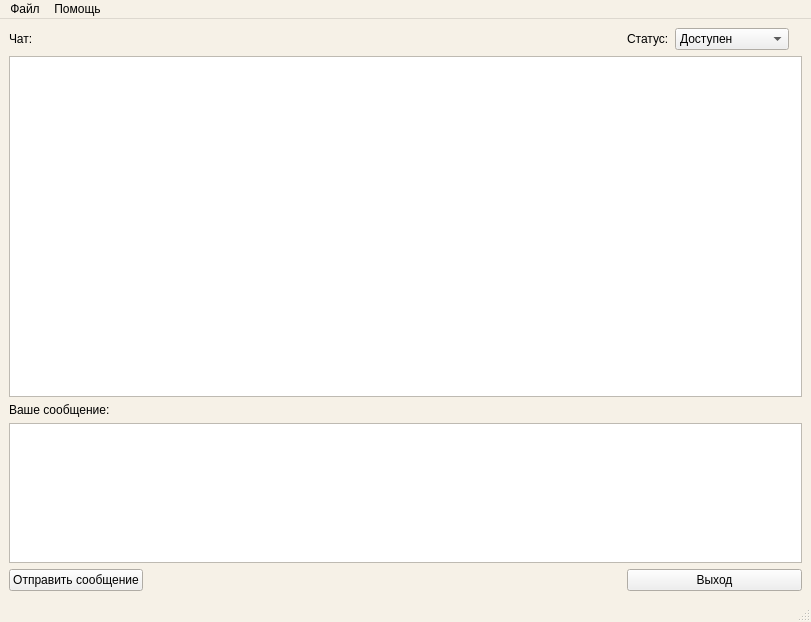
<?xml version="1.0" encoding="UTF-8"?>
<ui version="4.0">
 <class>MainWindow</class>
 <widget class="QMainWindow" name="MainWindow">
  <property name="geometry">
   <rect>
    <x>0</x>
    <y>0</y>
    <width>811</width>
    <height>622</height>
   </rect>
  </property>
  <property name="palette">
   <palette>
    <active>
     <colorrole role="Base">
      <brush brushstyle="SolidPattern">
       <color alpha="255">
        <red>255</red>
        <green>255</green>
        <blue>255</blue>
       </color>
      </brush>
     </colorrole>
     <colorrole role="Window">
      <brush brushstyle="SolidPattern">
       <color alpha="255">
        <red>246</red>
        <green>241</green>
        <blue>231</blue>
       </color>
      </brush>
     </colorrole>
    </active>
    <inactive>
     <colorrole role="Base">
      <brush brushstyle="SolidPattern">
       <color alpha="255">
        <red>255</red>
        <green>255</green>
        <blue>255</blue>
       </color>
      </brush>
     </colorrole>
     <colorrole role="Window">
      <brush brushstyle="SolidPattern">
       <color alpha="255">
        <red>246</red>
        <green>241</green>
        <blue>231</blue>
       </color>
      </brush>
     </colorrole>
    </inactive>
    <disabled>
     <colorrole role="Base">
      <brush brushstyle="SolidPattern">
       <color alpha="255">
        <red>246</red>
        <green>241</green>
        <blue>231</blue>
       </color>
      </brush>
     </colorrole>
     <colorrole role="Window">
      <brush brushstyle="SolidPattern">
       <color alpha="255">
        <red>246</red>
        <green>241</green>
        <blue>231</blue>
       </color>
      </brush>
     </colorrole>
    </disabled>
   </palette>
  </property>
  <property name="windowTitle">
   <string>Клиент обмена сообщениями</string>
  </property>
  <widget class="QWidget" name="centralwidget">
   <layout class="QGridLayout" name="gridLayout">
    <item row="1" column="0" colspan="5">
     <widget class="QTextEdit" name="edt_chat"/>
    </item>
    <item row="0" column="4">
     <widget class="QLabel" name="lbl_color">
      <property name="text">
       <string/>
      </property>
     </widget>
    </item>
    <item row="0" column="2">
     <widget class="QLabel" name="lbl_status">
      <property name="text">
       <string>Статус:</string>
      </property>
     </widget>
    </item>
    <item row="3" column="0" colspan="5">
     <widget class="QTextEdit" name="edt_msg">
      <property name="maximumSize">
       <size>
        <width>16777215</width>
        <height>140</height>
       </size>
      </property>
     </widget>
    </item>
    <item row="2" column="0">
     <widget class="QLabel" name="lbl_your_msg">
      <property name="text">
       <string>Ваше сообщение:</string>
      </property>
     </widget>
    </item>
    <item row="0" column="0">
     <widget class="QLabel" name="lbl_chat">
      <property name="text">
       <string>Чат:</string>
      </property>
     </widget>
    </item>
    <item row="4" column="0">
     <widget class="QPushButton" name="btn_send">
      <property name="text">
       <string>Отправить сообщение</string>
      </property>
     </widget>
    </item>
    <item row="0" column="3">
     <widget class="QComboBox" name="cmb_status">
      <property name="editable">
       <bool>false</bool>
      </property>
      <property name="currentIndex">
       <number>0</number>
      </property>
      <property name="maxVisibleItems">
       <number>2</number>
      </property>
      <property name="maxCount">
       <number>5</number>
      </property>
      <item>
       <property name="text">
        <string>Доступен</string>
       </property>
      </item>
      <item>
       <property name="text">
        <string>Не беспокоить</string>
       </property>
      </item>
     </widget>
    </item>
    <item row="4" column="2" colspan="3">
     <widget class="QPushButton" name="btn_exit">
      <property name="text">
       <string>Выход</string>
      </property>
     </widget>
    </item>
    <item row="4" column="1">
     <spacer name="horizontalSpacer">
      <property name="orientation">
       <enum>Qt::Horizontal</enum>
      </property>
      <property name="sizeHint" stdset="0">
       <size>
        <width>40</width>
        <height>20</height>
       </size>
      </property>
     </spacer>
    </item>
   </layout>
  </widget>
  <widget class="QMenuBar" name="menubar">
   <property name="geometry">
    <rect>
     <x>0</x>
     <y>0</y>
     <width>811</width>
     <height>25</height>
    </rect>
   </property>
   <widget class="QMenu" name="menu">
    <property name="title">
     <string>Файл</string>
    </property>
    <addaction name="action"/>
   </widget>
   <widget class="QMenu" name="menu_2">
    <property name="title">
     <string>Помощь</string>
    </property>
    <addaction name="action_2"/>
   </widget>
   <addaction name="menu"/>
   <addaction name="menu_2"/>
  </widget>
  <widget class="QStatusBar" name="statusbar"/>
  <action name="action">
   <property name="text">
    <string>Выход</string>
   </property>
  </action>
  <action name="action_2">
   <property name="text">
    <string>О программе</string>
   </property>
  </action>
 </widget>
 <resources/>
 <connections/>
</ui>
